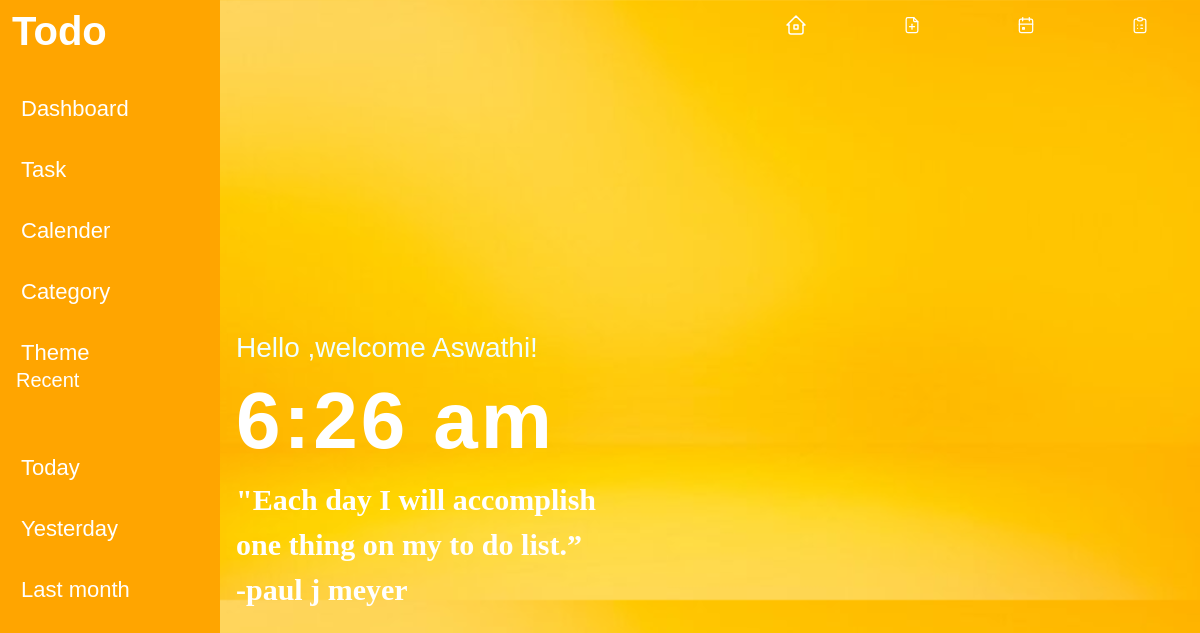
The app's page /, older data.
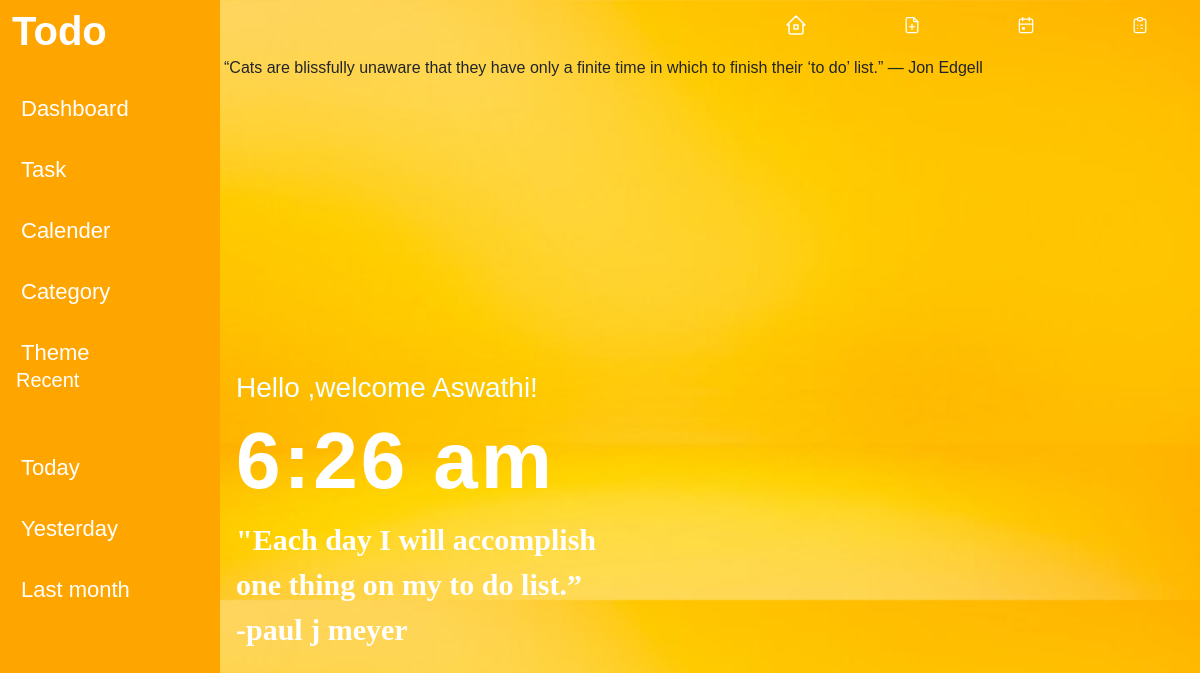
The same page, newer data.
### page_app/models.py (models this page shows)
class Quotes(models.Model):
    title = models.CharField(max_length=50)
    description = models.TextField(max_length=400)

### page_app/views.py (the view)
# urls.py: path('', views.home,name='home'),
def home(request):
    quotes = Quotes.objects.all()
    print(quotes)
    print("hello")
    data ={
        "quotes":quotes,
    }
    return render(request,'home.html',data)

### page_app/templates/home.html (shortened to what this page needs)
{% extends 'base.html' %}
{% load static %}
{% block style %}
<link rel="stylesheet" href="{% static 'css/home.css' %}"/>
{% endblock style %}
{% block content %}
{% for quote in quotes %}
<p>{{quote.description}}</p>
{% endfor %}
<div class="container-fluid">
    <div class="row">
        <div class="col-8">
            <div class="hometag">
                <h3 class="h3tag">Hello ,welcome Aswathi!</h3>
                <h4 class="h2tag" id="current-time">0:00 am</h4>
                <p class="p-tag">"Each day I will accomplish one thing on my to do list.” <br>
                -paul j meyer </p>
                </div>
        </div>
    </div>
</div>
{% endblock content %}

Row changes from the older to the newer data that the page shows:
added Quotes: description "“Cats are blissfully unaware that they have only a finite time in which to finish their ‘to do’ list.” ― Jon Edgell"
